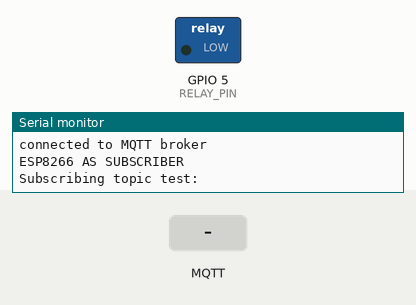
Recording of a sketch running on a simulated ESP8266 (NodeMCU). Parts: switched loads named in the sketch (green lamp = pin HIGH), the last lines printed to the serial monitor. The test bench sets the inputs (shaded band). WiFi joins after 1.5 s; servers stay silent unless stated; no MQTT or app messages arrive unless stated.

Above: at 2.7 s.
2.8 s: MQTT message "1" arrives on the first subscribed topic
At 3.1 s:
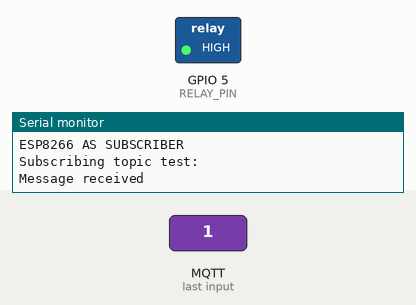
Timing chart, 0 to 12.3 s (numbered marks = the images above; inputs shaded):
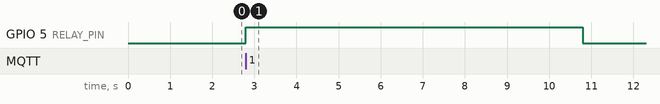

The sketch:

8266_mqtt_trafficlight.ino
```cpp
#include <ESP8266WiFi.h>
#include <PubSubClient.h>

const char* ssid = "";//replace this with your wifi access point
//name
const char* password = ""; //replace with your wifi password
const char* broker = ""; //IP address of broker
const int port = 1883;
const char* mqttUser = "user";
const char* mqttPassword = "user";


const int RELAY_PIN = 5;  // the Arduino pin, which connects to the IN pin of relay

WiFiClient espClient;
PubSubClient client(espClient);

void callback(char* topic, byte* payload, unsigned int length) {
  Serial.print("Message received");
//  Serial.print(topic);
//  Serial.print("   length is:");
//  Serial.println(length);
//  Serial.print("Data Received From Broker:");
//  for (int i = 0; i < length; i++) {
//    Serial.print((char)payload[i]);
//
//  }
  digitalWrite(RELAY_PIN, HIGH);
  delay(8000);
//  client.setServer(broker, port);
//  client.subscribe("cv2x");\

  //ESP.restart();
}

void setup() {

  Serial.begin(115200);

  WiFi.begin(ssid, password);
  Serial.println("Connecting to WiFi..");
  while (WiFi.status() != WL_CONNECTED)
  {
    delay(100);
    yield();
  }
  Serial.println("Connected to the WiFi network");
  client.setServer(broker, port);
  client.setCallback(callback);
  while (!client.connected()) {
    Serial.println("Connecting to MQTT...");
    if (client.connect("ESP32Client", mqttUser, mqttPassword ))
    {
      Serial.println("connected to MQTT broker");
      pinMode(RELAY_PIN, OUTPUT);
    }
    else
    {

      Serial.print("failed with state ");
      Serial.print(client.state());
      delay(500);
    }
  }

  Serial.println("ESP8266 AS SUBSCRIBER");
  Serial.println("Subscribing topic test:");
  client.subscribe("cv2x");//topic name="abc"
  // Register event handlers for Wi-Fi events
  WiFi.onStationModeDisconnected(onStationDisconnected);
  WiFi.onStationModeGotIP(onStationGotIP);
}

void loop() {
  if (!client.connected())  // Reconnect if connection is lost
  {
    reconnect();
  }
  client.loop();
  digitalWrite(RELAY_PIN, LOW);


}
//  client.loop();
//  delay(100);
//  Serial.print("ping");


void reconnect() {
  // Loop until we're reconnected
  while (!client.connected()) {
    Serial.print("Attempting MQTT connection...");
    // Attempt to connect
    if(client.connect("ESP32Client", mqttUser, mqttPassword )) {
      client.subscribe("cv2x");
      Serial.println("connected");

    } else {
      Serial.println(" try again in 5 seconds");
      // Wait 5 seconds before retrying
      delay(5000);
    }
  }
}

void onStationDisconnected(const WiFiEventStationModeDisconnected& event) {
  Serial.println("Disconnected from Wi-Fi network");
  Serial.print("Reason: ");
  Serial.println(event.reason);

  // Attempt to reconnect to Wi-Fi network
  WiFi.begin(ssid, password);
}

void onStationGotIP(const WiFiEventStationModeGotIP& event) {
  Serial.print("Connected to Wi-Fi network. IP address: ");
  Serial.println(WiFi.localIP());
}
```

Measured:
- after the input at 2.8 s, GPIO 5 (RELAY_PIN): LOW → HIGH at once, → LOW 8.0 s later
